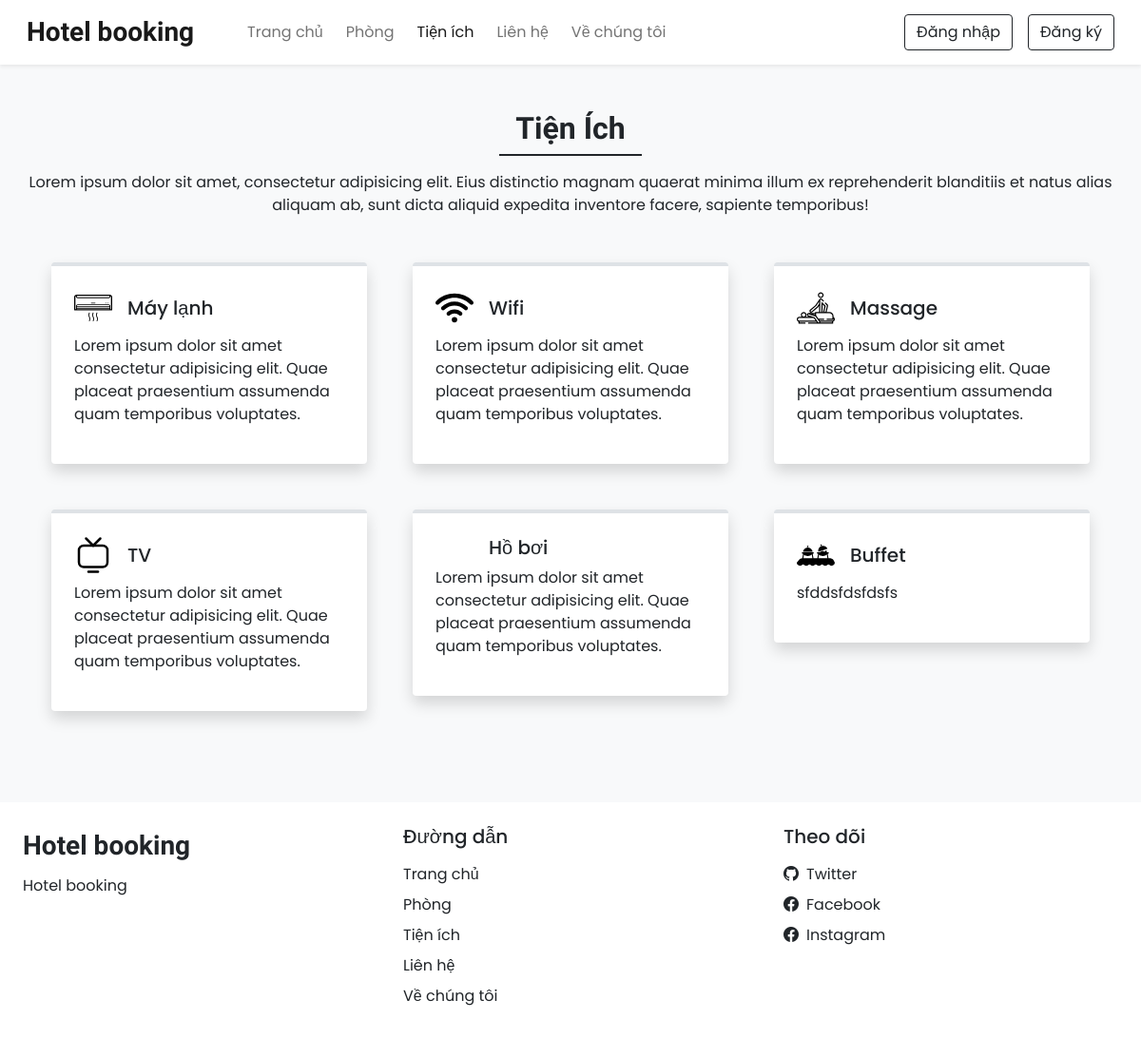
Screenshot of /facilities.php with the database file from the repository.
### tables this page shows
CREATE TABLE `settings` (
  `sr_no` int(11) NOT NULL,
  `site_title` varchar(50) NOT NULL,
  `site_about` varchar(250) NOT NULL,
  `shutdown` tinyint(1) NOT NULL
);

CREATE TABLE `facilities` (
  `id` int(11) NOT NULL,
  `icon` varchar(100) NOT NULL,
  `name` varchar(100) NOT NULL,
  `description` varchar(250) NOT NULL
);

### admin/inc/db_config.php (called while the page is built, shortened)
<?php
    function select($sql,$values,$datatypes){
        $con= $GLOBALS['con'];
        if($stmt=mysqli_prepare($con,$sql)){
            mysqli_stmt_bind_param($stmt,$datatypes,...$values);
            if(mysqli_stmt_execute($stmt)){
                $res=mysqli_stmt_get_result($stmt);
                return $res;
            }
            else{
                mysqli_stmt_close($stmt);
                die("Query cannot be executed - Select");
            }
        }
        else{
            die("Query cannot be prepared - Select");
        }
    }
    function selectAll($table){
        $con= $GLOBALS['con'];
        $res=mysqli_query($con,"SELECT * FROM $table");
        return $res;
    }
?>

### facilities.php (the view, shortened to what this page needs)
<!DOCTYPE html>
<html lang="en">
<head>
    <?php require('inc/links.php'); ?>
</head>
<body class="bg-light">
    <?php require('inc/header.php'); ?>
    <div class="my-5 px-4">
        <h2 class="fw-bold h-font text-center">Tiện Ích</h2>
        <div class="bg-dark h-line"></div>
        <p class="text-center mt-3">
            Lorem ipsum dolor sit amet, consectetur adipisicing elit. Eius distinctio magnam quaerat minima illum ex
            reprehenderit blanditiis et natus alias aliquam ab, sunt dicta aliquid expedita inventore facere, sapiente
            temporibus!
        </p>
    </div>
    <div class="container">
        <div class="row">
            <?php
                $res=selectAll('facilities');
                $path=FEATURES_IMG_PATH;
                while($row=mysqli_fetch_assoc($res)){
                    echo<<<data
                     <div class="col-lg-4 col-md-6 mb-5 px-4">
                        <div class="bg-white rounded shadow p-4 border-top border-4 pop">
                        <div class="d-flex align-items-center mb-2">
                            <img src="$path$row[icon]" width="40px" alt="" />
                            <h5 class="m-0 ms-3">$row[name]</h5>
                        </div>
                        <p>
                            $row[description]
                        </p>
                     </div>
                    </div>
                    data;
                }
            ?>
        </div>
    </div>
    <?php require('inc/footer.php'); ?>
</body>
</html>

### inc/header.php (shortened to what this page needs)
<nav id="nav-bar" class="navbar navbar-expand-lg navbar-light bg-white px-lg-3 py-lg-2 shadow-sm sticky-top">
    <div class="container-fluid">
        <a class="navbar-brand me-5 fw-bold fs-3 h-font" href="index.php"><?php echo $settings_r['site_title'] ?></a>
        <div class="collapse navbar-collapse" id="navbarSupportedContent">
            <ul class="navbar-nav me-auto mb-2 mb-lg-0">
                <li class="nav-item">
                    <a class="nav-link me-2" href="index.php">Trang chủ</a>
                </li>
                <li class="nav-item">
                    <a class="nav-link me-2" href="rooms.php">Phòng</a>
                </li>
                <li class="nav-item">
                    <a class="nav-link me-2" href="facilities.php">Tiện ích</a>
                </li>
                <li class="nav-item">
                    <a class="nav-link me-2" href="contact.php">Liên hệ</a>
                </li>
                <li class="nav-item">
                    <a class="nav-link" href="about.php">Về chúng tôi</a>
                </li>
            </ul>
            <div class="d-flex">
                <button type="button" class="btn btn-outline-dark shadow-none me-lg-3 me-2" data-bs-toggle="modal"
                    data-bs-target="#loginModal">
                    Đăng nhập
                </button>
                <button type="button" class="btn btn-outline-dark shadow-none" data-bs-toggle="modal"
                    data-bs-target="#registerModal">
                    Đăng ký
                </button>
            </div>
        </div>
    </div>
</nav>

### inc/footer.php (shortened to what this page needs)
<div class="container-fluid bg-white mt-5">
    <div class="row">
        <div class="col-lg-4 p-4">
            <h3 class="navbar-brand me-5 fw-bold fs-3 h-font" href="index.php"><?php echo $settings_r['site_title'] ?>
            </h3>
            <p><?php echo $settings_r['site_about'] ?></p>
        </div>
        <div class="col-lg-4 p-4">
            <h5 class="mb-3">Đường dẫn</h5>
            <a href="index.php" class="d-inline-block mb-2 text-dark text-decoration-none">Trang chủ</a><br />
            <a href="rooms.php" class="d-inline-block mb-2 text-dark text-decoration-none">Phòng</a><br />
            <a href="facilities.php" class="d-inline-block mb-2 text-dark text-decoration-none">Tiện ích</a><br />
            <a href="contact.php" class="d-inline-block mb-2 text-dark text-decoration-none">Liên hệ</a><br />
            <a href="about.php" class="d-inline-block mb-2 text-dark text-decoration-none">Về chúng tôi</a>
        </div>
        <div class="col-lg-4 p-4">
            <h5 class="mb-3">Theo dõi</h5>
            <a href="<?php echo $contact_r['tw'] ?>" target="_blank"
                class="d-inline-block text-dark text-decoration-none mb-2"><i
                    class="bi bi-github me-2"></i>Twitter</a><br />
            <a href="<?php echo $contact_r['fb'] ?>" target="_blank"
                class="d-inline-block text-dark text-decoration-none mb-2"><i
                    class="bi bi-facebook me-2"></i>Facebook</a><br />
            <a href="<?php echo $contact_r['insta'] ?>" target="_blank"
                class="d-inline-block text-dark text-decoration-none mb-2"><i
                    class="bi bi-facebook me-2"></i>Instagram</a>
        </div>
    </div>
</div>

### css/common.css (style rules this page uses)
:root { --teal: #2ec1ac; --teal_hover: #279e8c; }
* { font-family: 'Poppins', sans-serif; }
.h-font { font-family: 'Merienda', cursive; }
.h-line { width: 150px; margin: 0 auto; height: 1.7px; }

### rows the page displays
settings: site_title "Hotel booking", site_about "Hotel booking"
facilities: icon (picture), name "Máy lạnh", description "Lorem ipsum dolor sit amet consectetur adipisicing elit. Quae placeat praesentium assumenda quam temporibus voluptates."
facilities: icon (picture), name "Wifi", description "Lorem ipsum dolor sit amet consectetur adipisicing elit. Quae placeat praesentium assumenda quam temporibus voluptates."
facilities: icon (picture), name "Massage", description "Lorem ipsum dolor sit amet consectetur adipisicing elit. Quae placeat praesentium assumenda quam temporibus voluptates."
facilities: icon (picture), name "TV", description "Lorem ipsum dolor sit amet consectetur adipisicing elit. Quae placeat praesentium assumenda quam temporibus voluptates."
facilities: name "Hồ bơi", description "Lorem ipsum dolor sit amet consectetur adipisicing elit. Quae placeat praesentium assumenda quam temporibus voluptates."
facilities: icon (picture), name "Buffet", description "sfddsfdsfdsfs"
